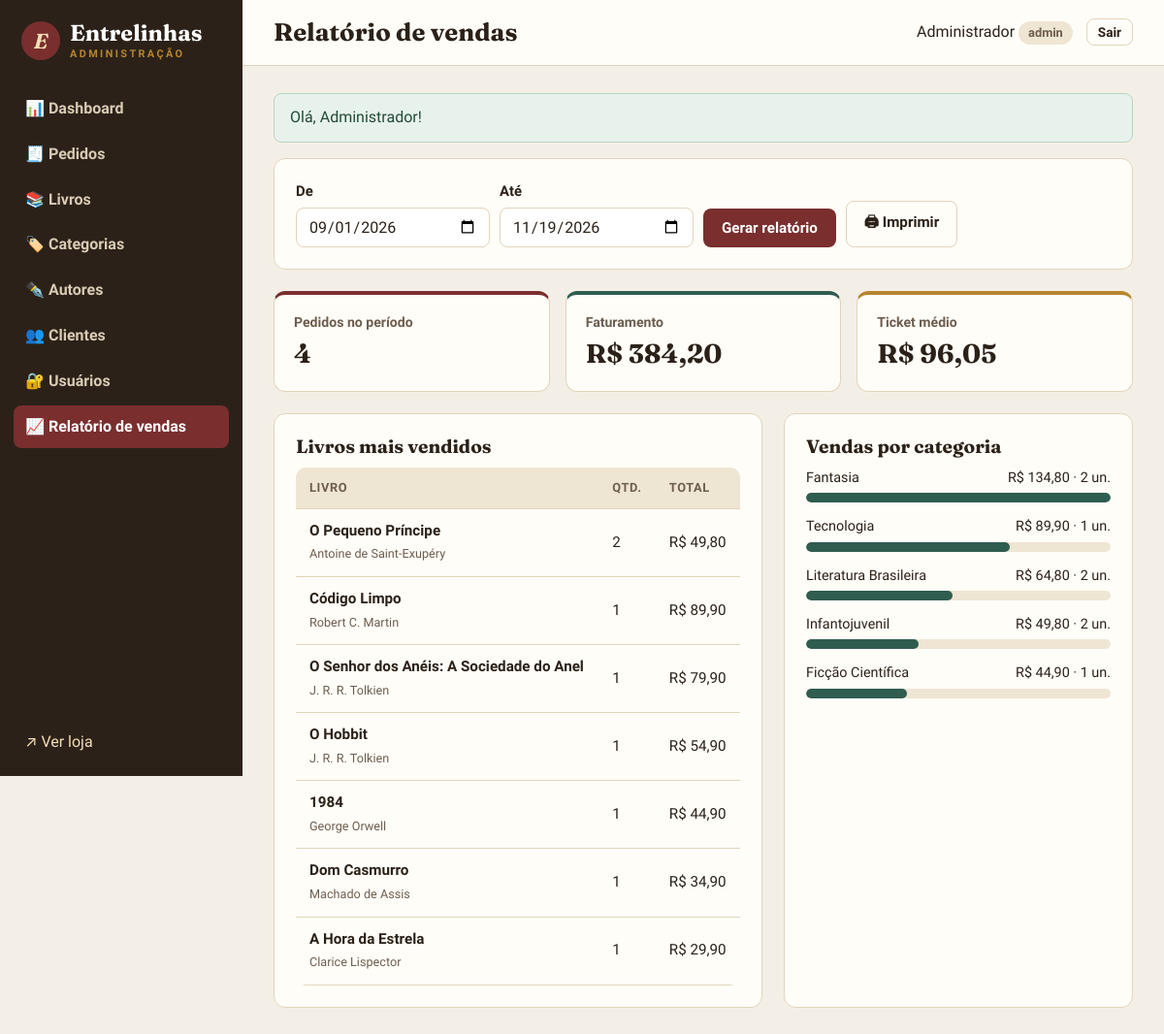
/admin/relatorios/vendas (signed in), run on the app's committed database.
### tables this page shows
CREATE TABLE livros (
    id              INT UNSIGNED AUTO_INCREMENT PRIMARY KEY,
    titulo          VARCHAR(150) NOT NULL,
    isbn            VARCHAR(20)  NOT NULL UNIQUE,
    categoria_id    INT UNSIGNED NOT NULL,
    autor_id        INT UNSIGNED NOT NULL,
    editora         VARCHAR(100) NULL,
    ano_publicacao  SMALLINT NULL,
    paginas         SMALLINT UNSIGNED NULL,
    preco           DECIMAL(10,2) NOT NULL,
    estoque         INT UNSIGNED NOT NULL DEFAULT 0,
    sinopse         TEXT NULL,
    capa            VARCHAR(255) NULL,
    destaque        TINYINT(1) NOT NULL DEFAULT 0,
    ativo           TINYINT(1) NOT NULL DEFAULT 1,
    criado_em       DATETIME NOT NULL DEFAULT CURRENT_TIMESTAMP,
    CONSTRAINT fk_livro_categoria FOREIGN KEY (categoria_id) REFERENCES categorias(id)
        ON UPDATE CASCADE ON DELETE RESTRICT,
    CONSTRAINT fk_livro_autor FOREIGN KEY (autor_id) REFERENCES autores(id)
        ON UPDATE CASCADE ON DELETE RESTRICT,
    CONSTRAINT ck_livro_preco CHECK (preco > 0)
);

CREATE TABLE autores (
    id             INT UNSIGNED AUTO_INCREMENT PRIMARY KEY,
    nome           VARCHAR(120) NOT NULL,
    nacionalidade  VARCHAR(60)  NULL,
    biografia      TEXT NULL
);

### app/Core/Controller.php (called while the page is built, shortened)
<?php
class Controller
{
    public function render(string $view, array $dados = [], string $layout = 'public'): void
    {
        extract($dados);
        require APP_PATH . "/Views/{$view}.php";
    }
    protected function renderAdmin(string $view, array $dados = []): void
    {
        $this->render('admin/' . $view, $dados, 'admin');
    }
}

### app/Controllers/Admin/RelatorioController.php (called while the page is built, shortened)
<?php
class RelatorioController extends Controller
{
    public function vendas(): void
    {
        $inicio = $_GET['inicio'] ?? date('Y-m-01', strtotime('-2 months'));
        $fim = $_GET['fim'] ?? date('Y-m-d');
        $this->renderAdmin('relatorios/vendas', [
            'titulo' => 'Relatório de vendas',
            'inicio' => $inicio,
            'fim' => $fim,
        ] + (new Pedido())->relatorio($inicio, $fim));
    }
}

### public/index.php (called while the page is built, shortened)
<?php
$router = new App\Core\Router();
$router->dispatch($_SERVER['REQUEST_URI'], $_SERVER['REQUEST_METHOD']);

### app/helpers.php (called while the page is built, shortened)
<?php
function e(mixed $valor): string
{
    return htmlspecialchars((string) ($valor ?? ''), ENT_QUOTES, 'UTF-8');
}
function moeda(float|string|null $valor): string
{
    return 'R$ ' . number_format((float) $valor, 2, ',', '.');
}

### app/Core/Model.php (called while the page is built, shortened)
<?php
abstract class Model
{
    public function __construct()
    {
        $this->db = Database::getConnection();
    }
}

### app/Core/Database.php (called while the page is built, shortened)
<?php
class Database
{
    private static ?PDO $conexao = null;
    private static array $config = [];
    public static function configure(array $config): void
    {
        self::$config = $config;
    }
    public static function getConnection(): PDO
    {
        if (self::$conexao === null) {
            $c = self::$config;
            $dsn = "mysql:host={$c['host']};port={$c['port']};dbname={$c['name']};charset={$c['charset']}";
            try {
                self::$conexao = new PDO($dsn, $c['user'], $c['pass'], [
                    PDO::ATTR_ERRMODE => PDO::ERRMODE_EXCEPTION,
                    PDO::ATTR_DEFAULT_FETCH_MODE => PDO::FETCH_ASSOC,
                    PDO::ATTR_EMULATE_PREPARES => false,
                ]);
            } catch (PDOException $e) {
                http_response_code(500);
                exit('<h1>Erro ao conectar ao banco de dados</h1><p>Verifique se o container MySQL está rodando '
                    . '(<code>docker compose up -d db</code>).</p><pre>' . htmlspecialchars($e->getMessage()) . '</pre>');
            }
        }
        return self::$conexao;
    }
}

### app/Models/Pedido.php (called while the page is built, shortened)
<?php
class Pedido extends Model
{
    public function relatorio(string $inicio, string $fim): array
    {
        $periodo = ['inicio' => $inicio . ' 00:00:00', 'fim' => $fim . ' 23:59:59'];
        $stmt = $this->db->prepare(
            "SELECT COUNT(*) AS pedidos, COALESCE(SUM(total), 0) AS faturamento, COALESCE(AVG(total), 0) AS ticket_medio
             FROM pedidos WHERE status <> 'cancelado' AND data_pedido BETWEEN :inicio AND :fim"
        );
        $stmt->execute($periodo);
        $resumo = $stmt->fetch();
        $stmt = $this->db->prepare(
            "SELECT l.id, l.titulo, a.nome AS autor, SUM(i.quantidade) AS quantidade,
                    SUM(i.quantidade * i.preco_unitario) AS total
             FROM itens_pedido i
             JOIN pedidos p ON p.id = i.pedido_id
             JOIN livros l ON l.id = i.livro_id
             JOIN autores a ON a.id = l.autor_id
             WHERE p.status <> 'cancelado' AND p.data_pedido BETWEEN :inicio AND :fim
             GROUP BY l.id, l.titulo, a.nome
             ORDER BY quantidade DESC, total DESC"
        );
        $stmt->execute($periodo);
        $livros = $stmt->fetchAll();
        $stmt = $this->db->prepare(
            "SELECT c.nome AS categoria, SUM(i.quantidade) AS quantidade, SUM(i.quantidade * i.preco_unitario) AS total
             FROM itens_pedido i
             JOIN pedidos p ON p.id = i.pedido_id
             JOIN livros l ON l.id = i.livro_id
             JOIN categorias c ON c.id = l.categoria_id
             WHERE p.status <> 'cancelado' AND p.data_pedido BETWEEN :inicio AND :fim
             GROUP BY c.id, c.nome
             ORDER BY total DESC"
        );
        $stmt->execute($periodo);
        $categorias = $stmt->fetchAll();
        return compact('resumo', 'livros', 'categorias');
    }
}

### app/Views/admin/relatorios/vendas.php (the view, shortened to what this page needs)
<form method="get" class="painel filtro-inline">
    <label>De <input type="date" name="inicio" value="<?= e($inicio) ?>" required></label>
    <label>Até <input type="date" name="fim" value="<?= e($fim) ?>" required></label>
    <button class="btn btn-primario">Gerar relatório</button>
    <button type="button" class="btn btn-contorno" onclick="window.print()">🖨 Imprimir</button>
</form>
<div class="cards-indicadores">
    <div class="indicador"><span>Pedidos no período</span><strong><?= (int) $resumo['pedidos'] ?></strong></div>
    <div class="indicador"><span>Faturamento</span><strong><?= moeda($resumo['faturamento']) ?></strong></div>
    <div class="indicador"><span>Ticket médio</span><strong><?= moeda($resumo['ticket_medio']) ?></strong></div>
</div>
<div class="grade-2">
    <section class="painel">
        <h2>Livros mais vendidos</h2>
        <div class="tabela-wrap">
            <table class="tabela">
                <thead><tr><th>Livro</th><th>Qtd.</th><th>Total</th></tr></thead>
                <tbody>
                <?php foreach ($livros as $l): ?>
                    <tr>
                        <td><strong><?= e($l['titulo']) ?></strong><br><small class="texto-suave"><?= e($l['autor']) ?></small></td>
                        <td><?= (int) $l['quantidade'] ?></td>
                        <td><?= moeda($l['total']) ?></td>
                    </tr>
                <?php endforeach; ?>
                </tbody>
            </table>
        </div>
    </section>
    <section class="painel">
        <h2>Vendas por categoria</h2>
        <?php $maxCat = $categorias ? max(array_column($categorias, 'total')) : 1; ?>
        <?php foreach ($categorias as $c): ?>
            <div class="barra-horizontal">
                <div class="barra-horizontal-rotulo"><span><?= e($c['categoria']) ?></span><span><?= moeda($c['total']) ?> · <?= (int) $c['quantidade'] ?> un.</span></div>
                <div class="barra-horizontal-trilho"><div style="width: <?= round($c['total'] / $maxCat * 100) ?>%"></div></div>
            </div>
        <?php endforeach; ?>
    </section>
</div>

### app/Core/Router.php (shortened to what this page needs)
<?php
class Router
{
    private array $rotas = [];
    private function add(string $metodo, string $caminho, array $acao): void
    {
        $regex = preg_replace('#\{(\w+)\}#', '(?P<$1>\d+)', rtrim($caminho, '/') ?: '/');
        $this->rotas[$metodo]['#^' . $regex . '$#'] = $acao;
    }
    public function dispatch(string $uri, string $metodo): void
    {
        $caminho = parse_url($uri, PHP_URL_PATH) ?? '/';
        $caminho = rtrim($caminho, '/') ?: '/';
        foreach ($this->rotas[$metodo] ?? [] as $regex => [$controller, $acao]) {
            if (preg_match($regex, $caminho, $m)) {
                $params = array_map('intval', array_filter($m, 'is_string', ARRAY_FILTER_USE_KEY));
                (new $controller())->$acao(...array_values($params));
                return;
            }
        }
    }
}

### public/assets/css/style.css (style rules this page uses)
:root { --papel: #f7f1e6; --papel-escuro: #efe5d3; --cartao: #fffdf8; --tinta: #2b2118; --tinta-suave: #6d5d4e; --borda: #e2d4bc; --vinho: #7a2e2e; --vinho-escuro: #5e2121; --verde: #2f5d50; --ouro: #b8862f; --perigo: #b33a3a; --sombra: 0 1px 2px rgba(43, 33, 24, .06), 0 6px 18px rgba(43, 33, 24, .07); --raio: 10px; --serif: 'Fraunces', Georgia, 'Times New Roman', serif; --sans: 'Source Sans 3', system-ui, -apple-system, 'Segoe UI', sans-serif; }
* { box-sizing: border-box; }
body { margin: 0; font-family: var(--sans); font-size: 16px; line-height: 1.55; color: var(--tinta); background: var(--papel); }
h1, h2, h3 { font-family: var(--serif); font-weight: 700; line-height: 1.2; margin: 0 0 .5em; }
.texto-suave { color: var(--tinta-suave); }
.btn { display: inline-flex; align-items: center; justify-content: center; gap: 6px; padding: 10px 18px; border-radius: 8px; border: 1.5px solid transparent; font: 600 .95rem var(--sans); cursor: pointer; text-decoration: none !important; transition: background .15s, color .15s, transform .1s; }
.btn-primario { background: var(--vinho); color: #fff; }
.btn-contorno { background: transparent; border-color: var(--borda); color: var(--tinta); }
label { display: flex; flex-direction: column; gap: 5px; font-weight: 600; font-size: .93rem; margin-bottom: 14px; }
input, select, textarea { font: 400 1rem var(--sans); padding: 9px 12px; border: 1.5px solid var(--borda); border-radius: 8px; background: #fff; color: var(--tinta); width: 100%; }
.tabela-wrap { overflow-x: auto; background: var(--cartao); border: 1px solid var(--borda); border-radius: var(--raio); }
.tabela { width: 100%; border-collapse: collapse; font-size: .95rem; }
.tabela th, .tabela td { padding: 11px 14px; text-align: left; border-bottom: 1px solid var(--borda); vertical-align: middle; }
.tabela thead th { background: var(--papel-escuro); font-size: .8rem; text-transform: uppercase; letter-spacing: .05em; color: var(--tinta-suave); }
body.admin { display: grid; grid-template-columns: 250px 1fr; min-height: 100vh; background: #f4efe6; }
.filtro-inline { display: flex; gap: 10px; align-items: flex-end; flex-wrap: wrap; }
.filtro-inline input, .filtro-inline select { width: auto; min-width: 200px; }
.filtro-inline label { margin: 0; }
.painel { background: var(--cartao); border: 1px solid var(--borda); border-radius: 12px; padding: 22px; margin-bottom: 22px; }
.painel h2 { font-size: 1.2rem; }
.painel .tabela-wrap { border: 0; }
.grade-2 { display: grid; grid-template-columns: 1.4fr 1fr; gap: 22px; }
.cards-indicadores { display: grid; grid-template-columns: repeat(auto-fit, minmax(200px, 1fr)); gap: 16px; margin-bottom: 22px; }
.indicador { background: var(--cartao); border: 1px solid var(--borda); border-top: 4px solid var(--vinho); border-radius: 12px; padding: 18px 20px; display: flex; flex-direction: column; }
.indicador:nth-child(2) { border-top-color: var(--verde); }
.indicador:nth-child(3) { border-top-color: var(--ouro); }
.indicador span { color: var(--tinta-suave); font-size: .88rem; font-weight: 600; }
.indicador strong { font: 700 1.7rem var(--serif); margin: 4px 0; }
.barra-horizontal { margin-bottom: 14px; }
.barra-horizontal-rotulo { display: flex; justify-content: space-between; font-size: .9rem; margin-bottom: 4px; }
.barra-horizontal-trilho { background: var(--papel-escuro); border-radius: 999px; height: 10px; overflow: hidden; }
.barra-horizontal-trilho div { height: 100%; background: var(--verde); border-radius: 999px; }

### data on the page
livros: titulo "O Pequeno Príncipe", autor.nome "Antoine de Saint-Exupéry", quantidade "2", total "R$ 49,80"
livros: titulo "Código Limpo", autor.nome "Robert C. Martin", quantidade "1", total "R$ 89,90"
livros: titulo "O Senhor dos Anéis: A Sociedade do Anel", autor.nome "J. R. R. Tolkien", quantidade "1", total "R$ 79,90"
livros: titulo "O Hobbit", autor.nome "J. R. R. Tolkien", quantidade "1", total "R$ 54,90"
livros: titulo "1984", autor.nome "George Orwell", quantidade "1", total "R$ 44,90"
livros: titulo "Dom Casmurro", autor.nome "Machado de Assis", quantidade "1", total "R$ 34,90"
livros: titulo "A Hora da Estrela", autor.nome "Clarice Lispector", quantidade "1", total "R$ 29,90"

### other printed values
$f['mensagem'] "Olá, Administrador!"
$resumo['pedidos'] "4"
moeda($resumo['faturamento']) "R$ 384,20"
moeda($resumo['ticket_medio']) "R$ 96,05"
$c['categoria'] "Fantasia"
moeda($c['total']) "R$ 134,80"
$c['quantidade'] "2"
$c['categoria'] "Tecnologia"
moeda($c['total']) "R$ 89,90"
$c['quantidade'] "1"
$c['categoria'] "Literatura Brasileira"
moeda($c['total']) "R$ 64,80"
$c['categoria'] "Infantojuvenil"
moeda($c['total']) "R$ 49,80"
$c['categoria'] "Ficção Científica"
